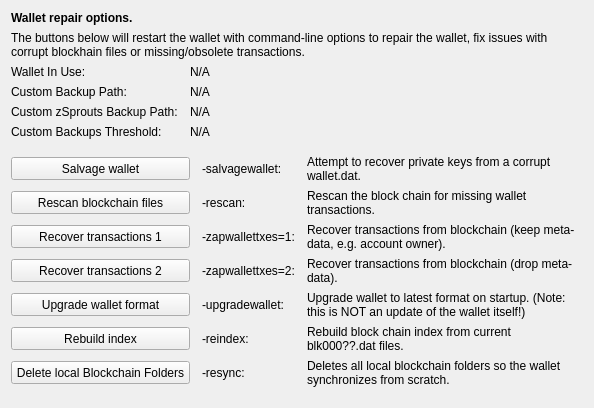
     <widget class="QWidget" name="tab_repair">
      <attribute name="title">
       <string>&amp;Wallet Repair</string>
      </attribute>
      <layout class="QGridLayout" name="gridLayout_4" columnstretch="0,0,0,0">
       <property name="horizontalSpacing">
        <number>12</number>
       </property>
       <item row="0" column="0" colspan="4">
        <widget class="QLabel" name="label_repair_header">
         <property name="font">
          <font>
           <weight>75</weight>
           <bold>true</bold>
          </font>
         </property>
         <property name="text">
          <string>Wallet repair options.</string>
         </property>
        </widget>
       </item>
       <item row="1" column="0" colspan="4">
        <widget class="QLabel" name="label_repair_helptext">
         <property name="font">
          <font>
           <weight>50</weight>
           <bold>false</bold>
          </font>
         </property>
         <property name="text">
          <string>The buttons below will restart the wallet with command-line options to repair the wallet, fix issues with corrupt blockhain files or missing/obsolete transactions.</string>
         </property>
         <property name="wordWrap">
          <bool>true</bool>
         </property>
        </widget>
       </item>
       <item row="2" column="0">
        <widget class="QLabel" name="wallet_path_label">
         <property name="text">
          <string>Wallet In Use:</string>
         </property>
        </widget>
       </item>
       <item row="2" column="1" colspan="3">
        <widget class="QLabel" name="wallet_path">
         <property name="cursor">
          <cursorShape>IBeamCursor</cursorShape>
         </property>
         <property name="text">
          <string>N/A</string>
         </property>
         <property name="textFormat">
          <enum>Qt::PlainText</enum>
         </property>
         <property name="textInteractionFlags">
          <set>Qt::LinksAccessibleByMouse|Qt::TextSelectableByKeyboard|Qt::TextSelectableByMouse</set>
         </property>
        </widget>
       </item>
       <item row="3" column="0">
        <widget class="QLabel" name="wallet_custombackuppath_label">
         <property name="visible">
          <bool>false</bool>
         </property>
         <property name="text">
          <string>Custom Backup Path:</string>
         </property>
        </widget>
       </item>
       <item row="3" column="1" colspan="3">
        <widget class="QLabel" name="wallet_custombackuppath">
         <property name="cursor">
          <cursorShape>IBeamCursor</cursorShape>
         </property>
         <property name="visible">
          <bool>false</bool>
         </property>
         <property name="text">
          <string>N/A</string>
         </property>
         <property name="textFormat">
          <enum>Qt::PlainText</enum>
         </property>
         <property name="textInteractionFlags">
          <set>Qt::LinksAccessibleByMouse|Qt::TextSelectableByKeyboard|Qt::TextSelectableByMouse</set>
         </property>
        </widget>
       </item>
       <item row="4" column="0">
        <widget class="QLabel" name="wallet_customzpivbackuppath_label">
         <property name="visible">
          <bool>false</bool>
         </property>
         <property name="text">
          <string>Custom zSprouts Backup Path:</string>
         </property>
        </widget>
       </item>
       <item row="4" column="1" colspan="3">
        <widget class="QLabel" name="wallet_customzpivbackuppath">
         <property name="cursor">
          <cursorShape>IBeamCursor</cursorShape>
         </property>
         <property name="visible">
          <bool>false</bool>
         </property>
         <property name="text">
          <string>N/A</string>
         </property>
         <property name="textFormat">
          <enum>Qt::PlainText</enum>
         </property>
         <property name="textInteractionFlags">
          <set>Qt::LinksAccessibleByMouse|Qt::TextSelectableByKeyboard|Qt::TextSelectableByMouse</set>
         </property>
        </widget>
       </item>
       <item row="5" column="0">
        <widget class="QLabel" name="wallet_custombackupthreshold_label">
         <property name="visible">
          <bool>false</bool>
         </property>
         <property name="text">
          <string>Custom Backups Threshold:</string>
         </property>
        </widget>
       </item>
       <item row="5" column="1" colspan="3">
        <widget class="QLabel" name="wallet_custombackupthreshold">
         <property name="cursor">
          <cursorShape>IBeamCursor</cursorShape>
         </property>
         <property name="visible">
          <bool>false</bool>
         </property>
         <property name="text">
          <string>N/A</string>
         </property>
         <property name="textFormat">
          <enum>Qt::PlainText</enum>
         </property>
         <property name="textInteractionFlags">
          <set>Qt::LinksAccessibleByMouse|Qt::TextSelectableByKeyboard|Qt::TextSelectableByMouse</set>
         </property>
        </widget>
       </item>
       <item row="6" column="0">
        <spacer name="verticalSpacer_repair1">
         <property name="orientation">
          <enum>Qt::Vertical</enum>
         </property>
         <property name="sizeHint" stdset="0">
          <size>
           <width>10</width>
           <height>10</height>
          </size>
         </property>
        </spacer>
       </item>
       <item row="7" column="0" colspan="2">
        <widget class="QPushButton" name="btn_salvagewallet">
         <property name="minimumSize">
          <size>
           <width>100</width>
           <height>23</height>
          </size>
         </property>
         <property name="text">
          <string>Salvage wallet</string>
         </property>
        </widget>
       </item>
       <item row="7" column="2">
        <widget class="QLabel" name="label_repair_salvage_command">
         <property name="text">
          <string notr="true">-salvagewallet:</string>
         </property>
        </widget>
       </item>
       <item row="7" column="3">
        <widget class="QLabel" name="label_repair_salvage">
         <property name="text">
          <string>Attempt to recover private keys from a corrupt wallet.dat.</string>
         </property>
         <property name="wordWrap">
          <bool>true</bool>
         </property>
        </widget>
       </item>
       <item row="8" column="0" colspan="2">
        <widget class="QPushButton" name="btn_rescan">
         <property name="minimumSize">
          <size>
           <width>100</width>
           <height>23</height>
          </size>
         </property>
         <property name="text">
          <string>Rescan blockchain files</string>
         </property>
        </widget>
       </item>
       <item row="8" column="2">
        <widget class="QLabel" name="label_repair_rescan_command">
         <property name="text">
          <string notr="true">-rescan:</string>
         </property>
        </widget>
       </item>
       <item row="8" column="3">
        <widget class="QLabel" name="label_repair_rescan">
         <property name="text">
          <string>Rescan the block chain for missing wallet transactions.</string>
         </property>
         <property name="wordWrap">
          <bool>true</bool>
         </property>
        </widget>
       </item>
       <item row="9" column="0" colspan="2">
        <widget class="QPushButton" name="btn_zapwallettxes1">
         <property name="minimumSize">
          <size>
           <width>100</width>
           <height>23</height>
          </size>
         </property>
         <property name="text">
          <string>Recover transactions 1</string>
         </property>
        </widget>
       </item>
       <item row="9" column="2">
        <widget class="QLabel" name="label_repair_zap1_command">
         <property name="text">
          <string notr="true">-zapwallettxes=1:</string>
         </property>
        </widget>
       </item>
       <item row="9" column="3">
        <widget class="QLabel" name="label_repair_zap1">
         <property name="text">
          <string>Recover transactions from blockchain (keep meta-data, e.g. account owner).</string>
         </property>
         <property name="wordWrap">
          <bool>true</bool>
         </property>
        </widget>
       </item>
       <item row="10" column="0" colspan="2">
        <widget class="QPushButton" name="btn_zapwallettxes2">
         <property name="minimumSize">
          <size>
           <width>100</width>
           <height>23</height>
          </size>
         </property>
         <property name="text">
          <string>Recover transactions 2</string>
         </property>
        </widget>
       </item>
       <item row="10" column="2">
        <widget class="QLabel" name="label_repair_zap2_command">
         <property name="text">
          <string notr="true">-zapwallettxes=2:</string>
         </property>
        </widget>
       </item>
       <item row="10" column="3">
        <widget class="QLabel" name="label_repair_zap2">
         <property name="text">
          <string>Recover transactions from blockchain (drop meta-data).</string>
         </property>
         <property name="wordWrap">
          <bool>true</bool>
         </property>
        </widget>
       </item>
       <item row="11" column="0" colspan="2">
        <widget class="QPushButton" name="btn_upgradewallet">
         <property name="minimumSize">
          <size>
           <width>100</width>
           <height>23</height>
          </size>
         </property>
         <property name="text">
          <string>Upgrade wallet format</string>
         </property>
        </widget>
       </item>
       <item row="11" column="2">
        <widget class="QLabel" name="label_repair_upgrade_command">
         <property name="text">
          <string notr="true">-upgradewallet:</string>
         </property>
        </widget>
       </item>
       <item row="11" column="3">
        <widget class="QLabel" name="label_repair_upgrade">
         <property name="text">
          <string>Upgrade wallet to latest format on startup. (Note: this is NOT an update of the wallet itself!)</string>
         </property>
         <property name="wordWrap">
          <bool>true</bool>
         </property>
        </widget>
       </item>
       <item row="12" column="0" colspan="2">
        <widget class="QPushButton" name="btn_reindex">
         <property name="minimumSize">
          <size>
           <width>100</width>
           <height>23</height>
          </size>
         </property>
         <property name="text">
          <string>Rebuild index</string>
         </property>
        </widget>
       </item>
       <item row="12" column="2">
        <widget class="QLabel" name="label_repair_reindex_command">
         <property name="text">
          <string notr="true">-reindex:</string>
         </property>
        </widget>
       </item>
       <item row="12" column="3">
        <widget class="QLabel" name="label_repair_reindex">
         <property name="text">
          <string>Rebuild block chain index from current blk000??.dat files.</string>
         </property>
         <property name="wordWrap">
          <bool>true</bool>
         </property>
        </widget>
       </item>
       <item row="13" column="0" colspan="2">
        <widget class="QPushButton" name="btn_resync">
         <property name="minimumSize">
          <size>
           <width>100</width>
           <height>23</height>
          </size>
         </property>
         <property name="text">
          <string>Delete local Blockchain Folders</string>
         </property>
        </widget>
       </item>
       <item row="13" column="2">
        <widget class="QLabel" name="label_repair_resync_command">
         <property name="text">
          <string>-resync:</string>
         </property>
        </widget>
       </item>
       <item row="13" column="3">
        <widget class="QLabel" name="label_repair_resync">
         <property name="text">
          <string>Deletes all local blockchain folders so the wallet synchronizes from scratch.</string>
         </property>
         <property name="wordWrap">
          <bool>true</bool>
         </property>
        </widget>
       </item>
       <item row="14" column="0">
        <spacer name="verticalSpacer_repair2">
         <property name="orientation">
          <enum>Qt::Vertical</enum>
         </property>
         <property name="sizeHint" stdset="0">
          <size>
           <width>20</width>
           <height>10</height>
          </size>
         </property>
        </spacer>
       </item>
      </layout>
     </widget>
